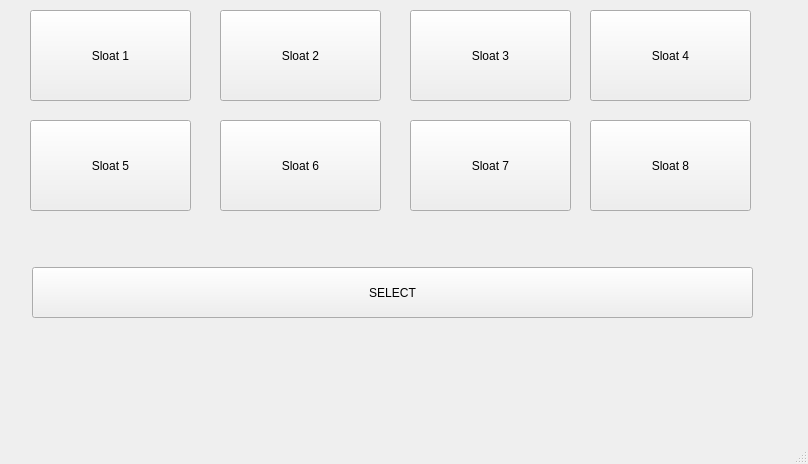
<?xml version="1.0" encoding="UTF-8"?>
<ui version="4.0">
 <class>MainWindow</class>
 <widget class="QMainWindow" name="MainWindow">
  <property name="geometry">
   <rect>
    <x>0</x>
    <y>0</y>
    <width>808</width>
    <height>464</height>
   </rect>
  </property>
  <property name="windowTitle">
   <string>MainWindow</string>
  </property>
  <widget class="QWidget" name="centralwidget">
   <widget class="QPushButton" name="S1">
    <property name="geometry">
     <rect>
      <x>30</x>
      <y>10</y>
      <width>161</width>
      <height>91</height>
     </rect>
    </property>
    <property name="text">
     <string>Sloat 1</string>
    </property>
   </widget>
   <widget class="QPushButton" name="S2">
    <property name="geometry">
     <rect>
      <x>220</x>
      <y>10</y>
      <width>161</width>
      <height>91</height>
     </rect>
    </property>
    <property name="text">
     <string>Sloat 2</string>
    </property>
   </widget>
   <widget class="QPushButton" name="S3">
    <property name="geometry">
     <rect>
      <x>410</x>
      <y>10</y>
      <width>161</width>
      <height>91</height>
     </rect>
    </property>
    <property name="text">
     <string>Sloat 3</string>
    </property>
   </widget>
   <widget class="QPushButton" name="S4">
    <property name="geometry">
     <rect>
      <x>590</x>
      <y>10</y>
      <width>161</width>
      <height>91</height>
     </rect>
    </property>
    <property name="text">
     <string>Sloat 4</string>
    </property>
   </widget>
   <widget class="QPushButton" name="S8">
    <property name="geometry">
     <rect>
      <x>590</x>
      <y>120</y>
      <width>161</width>
      <height>91</height>
     </rect>
    </property>
    <property name="text">
     <string>Sloat 8</string>
    </property>
   </widget>
   <widget class="QPushButton" name="S6">
    <property name="geometry">
     <rect>
      <x>220</x>
      <y>120</y>
      <width>161</width>
      <height>91</height>
     </rect>
    </property>
    <property name="text">
     <string>Sloat 6</string>
    </property>
   </widget>
   <widget class="QPushButton" name="s7">
    <property name="geometry">
     <rect>
      <x>410</x>
      <y>120</y>
      <width>161</width>
      <height>91</height>
     </rect>
    </property>
    <property name="text">
     <string>Sloat 7</string>
    </property>
   </widget>
   <widget class="QPushButton" name="S5">
    <property name="geometry">
     <rect>
      <x>30</x>
      <y>120</y>
      <width>161</width>
      <height>91</height>
     </rect>
    </property>
    <property name="text">
     <string>Sloat 5</string>
    </property>
   </widget>
   <widget class="QPushButton" name="select">
    <property name="geometry">
     <rect>
      <x>32</x>
      <y>267</y>
      <width>721</width>
      <height>51</height>
     </rect>
    </property>
    <property name="text">
     <string>SELECT</string>
    </property>
   </widget>
  </widget>
  <widget class="QMenuBar" name="menubar">
   <property name="geometry">
    <rect>
     <x>0</x>
     <y>0</y>
     <width>808</width>
     <height>26</height>
    </rect>
   </property>
  </widget>
  <widget class="QStatusBar" name="statusbar"/>
 </widget>
 <resources/>
 <connections/>
</ui>
